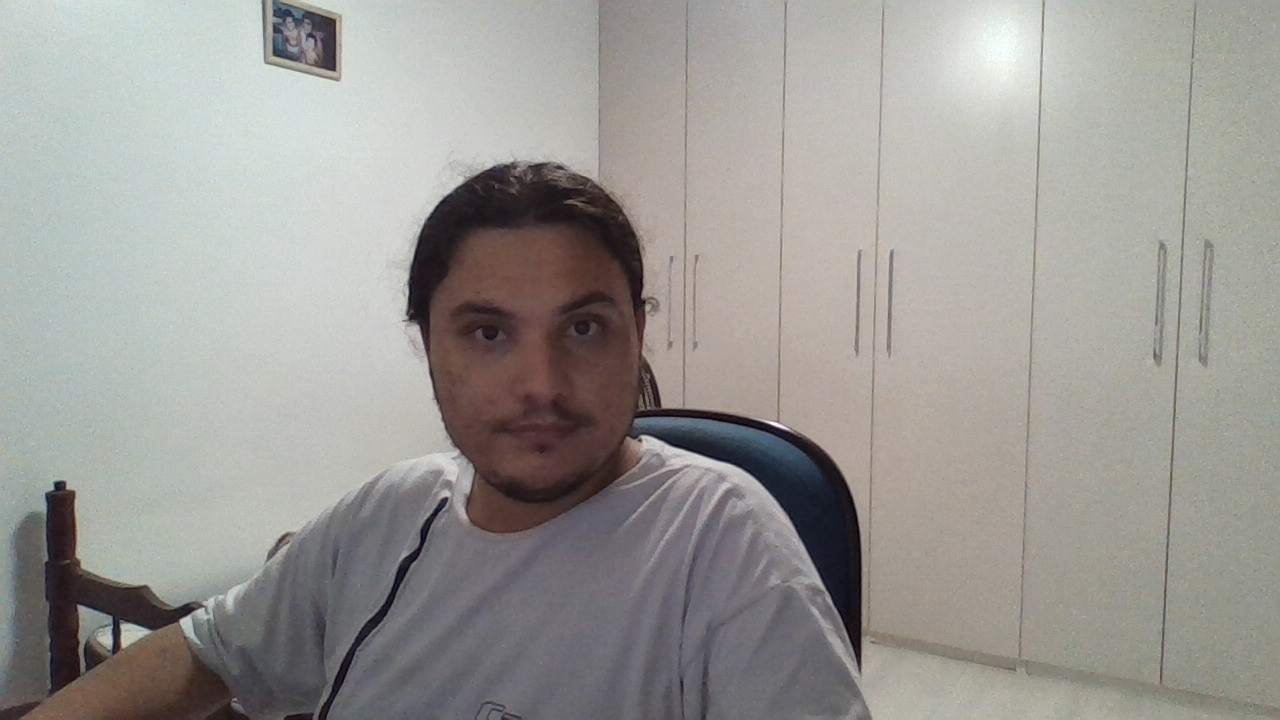
#> input picture teste.jpg, 1280 x 720 px, given in place of the camera
$ jupyter execute teste2.ipynb
#> lines starting #> are read from the running program, lines starting #| are printed output that depends on the picture
#> further down, frame is the input picture: shape (720, 1280, 3); mean B, G, R 149.4, 153.3, 155.4
[cell 1]
import cv2
import  numpy as  np
def sketch(image):
    img_gray = cv2.cvtColor(image, cv2.COLOR_BGR2GRAY)
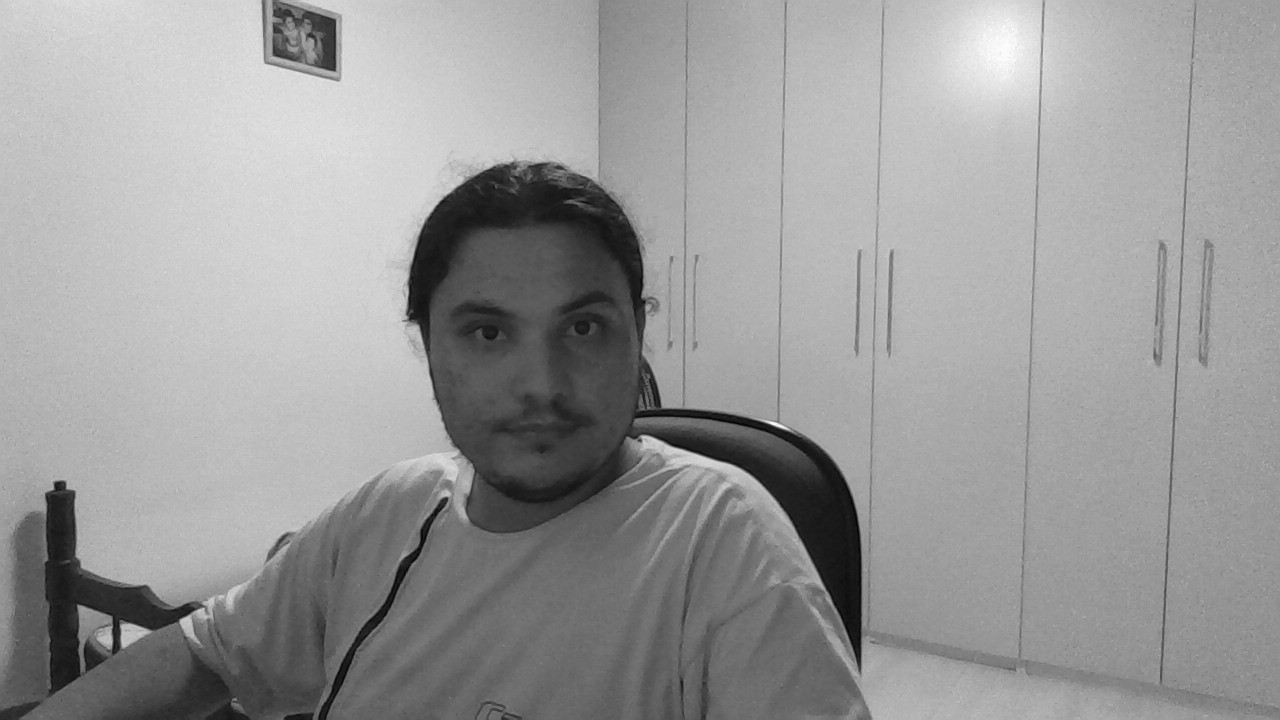
#> img_gray: shape (720, 1280); min 2, max 254, mean 153.5
    img_gray_blur = cv2.GaussianBlur(img_gray, (5,5), 0)
    canny_edges = cv2.Canny(img_gray_blur, 10, 70)
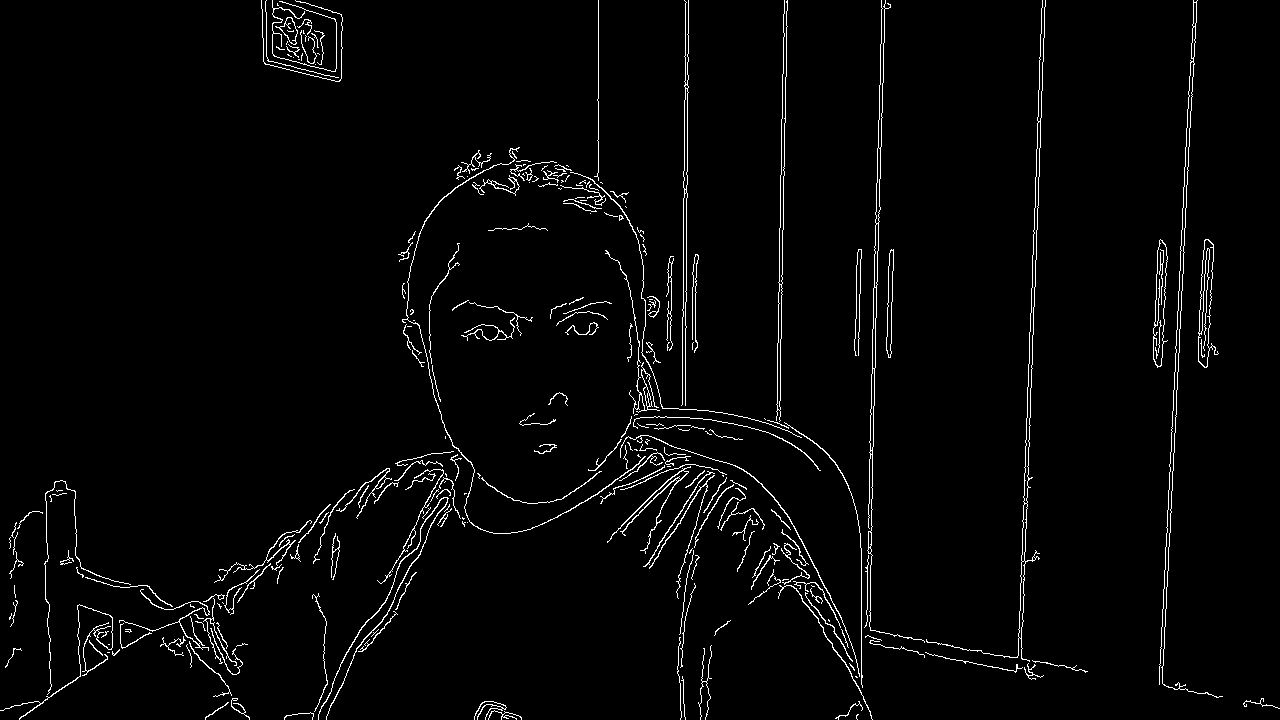
#> canny_edges: shape (720, 1280); 2.6% white in thin lines or dots
    ret, mask = cv2.threshold(canny_edges, 70, 255, cv2.THRESH_BINARY_INV)
#> mask: shape (720, 1280); 97.4% white; black in thin lines or dots
    return mask

cap = cv2.VideoCapture(0)
while True:
    ret, frame = cap.read()
    cv2.imshow('Imagem com filtro', sketch(frame))
    if cv2.waitKey(1) == 13: #pressionar o enter para sair
#> (key Esc is pressed here)
        break
    cap.release()
    cv2.destroyAllWindows()
